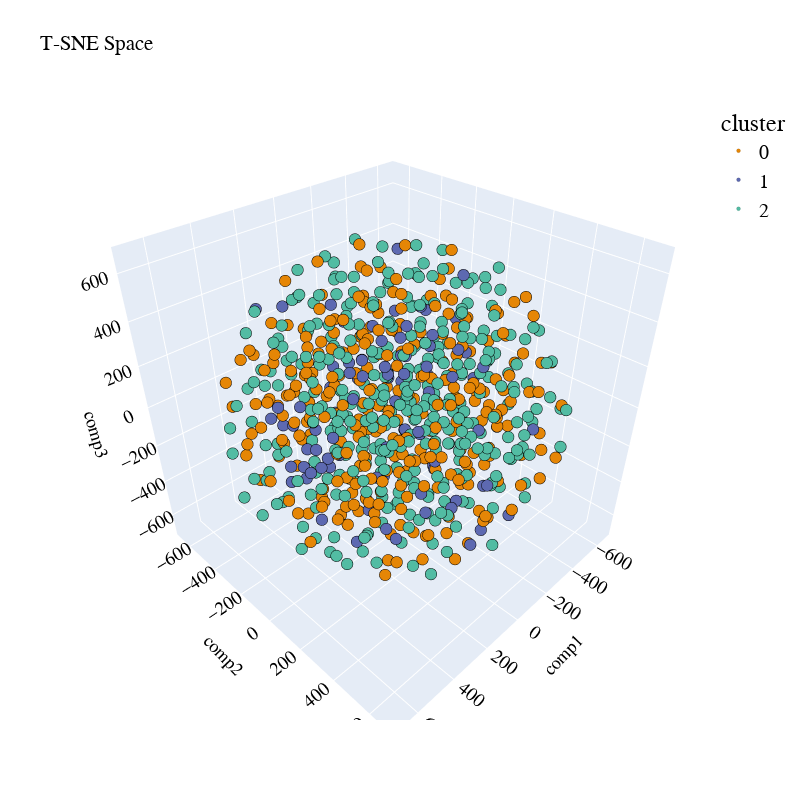

The notebook cell this image was saved under:
### Code cell
sampling_data = pd.DataFrame(embeddings).sample(frac=0.5, replace=True, random_state=1)
sampling_clusters = pd.DataFrame(clusters_predict).sample(frac=0.5, replace=True, random_state=1)[0].values

df_tsne_3d = TSNE(
                  n_components=3, 
                  learning_rate=500, 
                  init='random', 
                  perplexity=200, 
                  n_iter = 5000).fit_transform(sampling_data)

df_tsne_3d = pd.DataFrame(df_tsne_3d, columns=["comp1", "comp2",'comp3'])
df_tsne_3d["cluster"] = sampling_clusters
plot_pca_3d(df_tsne_3d, title = "T-SNE Space", opacity=1, width_line = 0.1)

### Figure 1 — Plotly figure (JSON) as saved in the notebook; plotly's stock layout.template omitted (floating-point values rounded to 4 significant figures; data arrays with more than 128 entries replaced by an {"elided": "..."} marker saying what was removed)
{"data": [{"hovertemplate": "cluster=0<br>comp1=%{x}<br>comp2=%{y}<br>comp3=%{z}<extra></extra>", "legendgroup": "0", "marker": {"color": "rgb(229, 134, 6)", "line": {"color": "black", "width": 0.1}, "opacity": 1, "size": 4, "symbol": "circle"}, "mode": "markers", "name": "0", "scene": "scene", "showlegend": true, "type": "scatter3d", "x": {"elided": "289 float values"}, "y": {"elided": "289 float values"}, "z": {"elided": "289 float values"}}, {"hovertemplate": "cluster=1<br>comp1=%{x}<br>comp2=%{y}<br>comp3=%{z}<extra></extra>", "legendgroup": "1", "marker": {"color": "rgb(93, 105, 177)", "line": {"color": "black", "width": 0.1}, "opacity": 1, "size": 4, "symbol": "circle"}, "mode": "markers", "name": "1", "scene": "scene", "showlegend": true, "type": "scatter3d", "x": [-298.9, -141.1, 603.4, 137.4, -184.4, 26.23, 118.6, -444.2, -67.81, 18.61, 36.79, 303.4, -179.0, 153.5, 72.91, 151.8, 159.6, 157.8, 62.78, 523.2, 179.6, 242.1, 548.6, -256.8, -125.5, -532.3, -21.05, -9.624, 325.2, -388.3, 395.2, -63.6, 404.7, -457.8, 2.757, -70.3, 158.3, 132.2, 421.3, 181.3, 432.9, 149.7, 504.1, 327.8, -318.9, -76.23, -382.1, 345.3, -290.0, 165.1, 237.4, 327.3, 267.5, -283.5, -653.2, 43.8, 87.11, 90.61, -239.4, 24.87, 196.3, -68.7, 462.1, 194.9, 86.87, 269.9, -106.8, -10.46, -242.0, 193.6, -224.7, -209.7, -159.6, 282.9, 242.1, 307.3, 18.03, 221.6, -219.5, -173.7, 144.1, -224.4, -257.9, 86.52], "y": [-339.8, 206.5, 237.7, 549.6, -487.3, 158.0, 430.4, 56.15, 436.1, 506.6, 205.3, 416.5, 304.7, -506.1, -37.77, 100.5, 207.5, 111.9, -7.621, -31.47, 22.57, 8.133, 122.8, -73.96, -536.5, -300.0, 177.8, 54.6, -120.8, -338.7, 71.37, 128.0, -23.6, -8.078, 7.704, -468.0, -17.8, -44.81, -281.2, -154.0, -73.98, -262.9, -103.8, -265.5, -315.4, 238.2, -362.4, -159.4, 223.7, 311.9, -467.6, -207.5, -286.4, -537.8, -236.2, 102.4, -304.1, 53.72, 16.93, 376.3, 644.2, -137.9, 74.98, -217.4, 308.5, 36.73, -504.9, 26.2, -381.2, 144.3, -154.8, 479.0, 93.09, -381.4, 250.8, -472.0, 162.4, -5.561, 146.7, -498.8, 319.5, 533.3, -41.82, 116.3], "z": [-151.9, 297.1, -77.18, -312.5, -82.84, 526.4, -211.7, -39.66, -209.6, -345.8, 297.9, 248.1, 244.7, 330.3, -367.3, 301.5, 322.0, -68.33, 331.9, -38.14, -449.7, -608.0, 37.65, 322.3, -368.1, -223.2, 398.9, 392.5, -15.59, -213.4, 85.64, 313.1, -19.09, 60.63, 28.98, -44.96, 282.1, 184.7, 6.629, -244.7, -117.3, -394.1, 189.5, -68.72, 206.1, 216.0, 467.0, -124.7, -161.2, -183.0, -219.7, 53.6, -403.8, -241.5, 69.93, 302.7, -10.09, 219.5, -449.8, -269.2, 82.76, -502.7, -17.3, -292.7, -67.55, 299.2, 243.6, 250.6, 132.9, -469.5, -321.8, -434.9, -376.5, -473.3, -418.9, 387.6, -49.11, 138.5, 564.4, 135.1, -292.5, 41.64, -74.18, 405.5]}, {"hovertemplate": "cluster=2<br>comp1=%{x}<br>comp2=%{y}<br>comp3=%{z}<extra></extra>", "legendgroup": "2", "marker": {"color": "rgb(82, 188, 163)", "line": {"color": "black", "width": 0.1}, "opacity": 1, "size": 4, "symbol": "circle"}, "mode": "markers", "name": "2", "scene": "scene", "showlegend": true, "type": "scatter3d", "x": {"elided": "375 float values"}, "y": {"elided": "375 float values"}, "z": {"elided": "375 float values"}}], "layout": {"autosize": true, "font": {"color": "black", "family": "Gilroy", "size": 15}, "height": 800, "legend": {"font": {"size": 20}, "title": {"font": {"family": "Times New Roman"}, "text": "cluster"}, "tracegroupgap": 0}, "scene": {"domain": {"x": [0, 1], "y": [0, 1]}, "xaxis": {"title": {"font": {"color": "black"}, "text": "comp1"}}, "yaxis": {"title": {"font": {"color": "black"}, "text": "comp2"}}, "zaxis": {"title": {"font": {"color": "black"}, "text": "comp3"}}}, "showlegend": true, "title": {"text": "T-SNE Space"}, "width": 800}}
